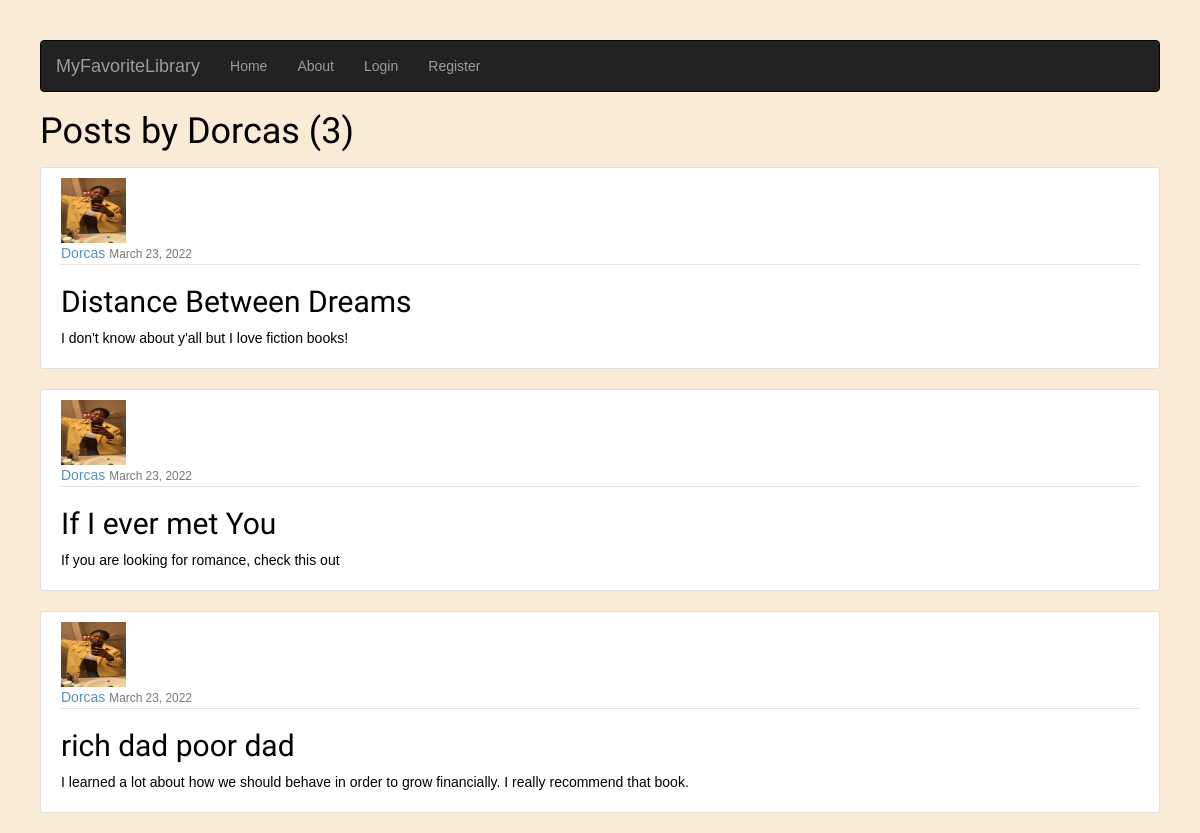
Before: /user/Dorcas with the older database file.
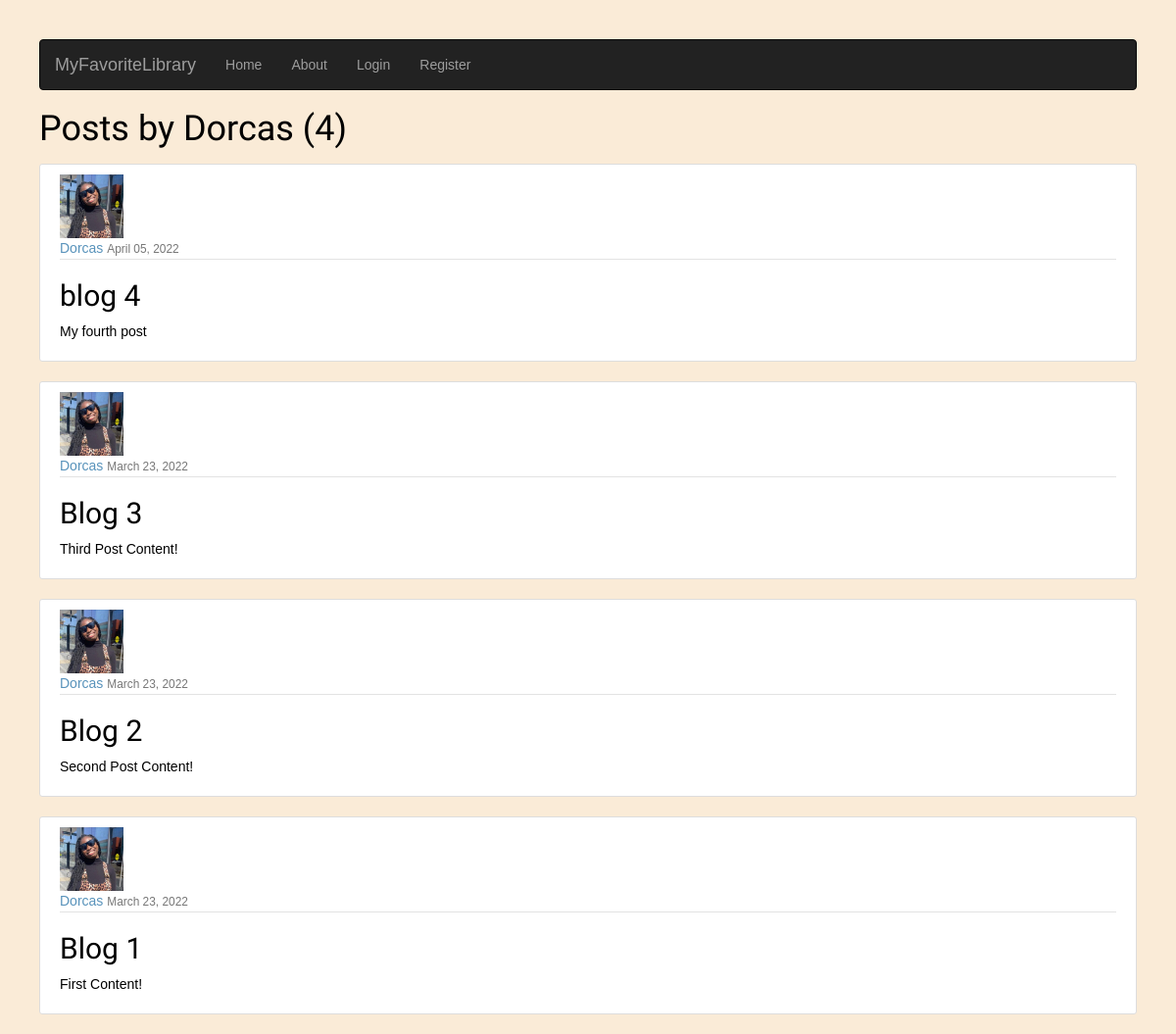
After: the same page with the newer database file.
### mfl/models.py (models this page shows, shortened)
class Post(models.Model):
    title = models.CharField(max_length=100)
    content = models.TextField()
    date_posted = models.DateTimeField(default=timezone.now)
    author = models.ForeignKey(User, on_delete=models.CASCADE)

### users/models.py (models this page shows, shortened)
class Profile(models.Model):
    user = models.OneToOneField(User, on_delete=models.CASCADE)
    image = models.ImageField(default='default.jpg', upload_to="profile_pics")

### mfl/views.py (the view)
# urls.py: path('user/<str:username>', UserPostListView.as_view(), name='user-posts'),
class UserPostListView(ListView):
    model = Post
    template_name = 'mfl/user_posts.html'
    context_object_name = 'posts'
    paginate_by = 5
    def get_queryset(self):
        user = get_object_or_404(User, username=self.kwargs.get('username'))
        return Post.objects.filter(author=user).order_by('-date_posted')

### mfl/templates/mfl/user_posts.html (shortened to what this page needs)
{% extends 'mfl/base.html' %}
{% block content %}
    <h1 class="mb-3">Posts by {{ view.kwargs.username }} ({{ page_obj.paginator.count }})</h1>
    {% for post in posts %}
        <article class="media content-section">
          <img class="rounded-circle article-img" src="{{ post.author.profile.image.url }}">
          <div class="media-body">
            <div class="article-metadata">
              <a class="mr-2" href="{% url 'user-posts' post.author.username %}">{{ post.author }}</a>
              <small class="text-muted">{{ post.date_posted|date:"F d, Y" }}</small>
            </div>
            <h2><a class="article-title" href="{% url 'post-detail' post.id %}">{{ post.title }}</a></h2>
            <p class="article-content">{{ post.content }}</p>
          </div>
        </article>
    {% endfor %}
{% endblock content %}

### mfl/templates/mfl/base.html (shortened to what this page needs)
{% load static %}
<!DOCTYPE html>
<html lang="en">
<head>
    <link rel="stylesheet" href="https://maxcdn.bootstrapcdn.com/bootstrap/3.4.1/css/bootstrap.min.css">
    <link rel="stylesheet" href="https://cdnjs.cloudflare.com/ajax/libs/font-awesome/4.7.0/css/font-awesome.min.css">
    <link rel="stylesheet" type="text/css" href="{% static '/mfl/main.css' %}">
</head>
<body>
  <nav class="navbar navbar-inverse">
    <div class="container-fluid">
        <div class="navbar-header">
          <a class="navbar-brand" href="{% url 'home' %}">MyFavoriteLibrary</a>
        </div>
          <div class="collapse navbar-collapse" id="myNavbar">
            <ul class="nav navbar-nav">
                <li><a href="{% url 'home' %}">Home</a></li>
                <li><a href="{% url 'about' %}">About</a></li>
                {% if user.is_authenticated %}
                    <li><a class="nav-item nav-link" href="{% url 'bookclub' %}">BookClub</a></li>
                    <li class="dropdown">
                        <a class="dropdown-toggle" data-toggle="dropdown" href="{% url 'bookshelf' %}">BookShelf <span class="caret"></span></a>
                            <ul class="dropdown-menu">
                                <li><a href="{% url 'booklist' %}">Book List</a></li>
                                <li><a href="{% url 'authorlist' %}">Author List</a></li>
                                <li><a href="{% url 'genrelist' %}">Genre List</a></li>
                            </ul>
                    </li>
            </ul>
            <ul class="nav navbar-nav navbar-right">
                    <li><a class="nav-item nav-link" href="{% url 'profile' %}">Profile</a></li>
                    <li><div style="color: white" class="cart">
                      {% with total_items=cart|length %}
                          {% if cart|length > 0 %}
                            <i class="fa fa-shopping-cart" style="font-size:24px"></i>
                            <a href="{% url 'cart:cart_detail' %}">
                              {{ total_items }} item{{ total_items|pluralize }},
                              ${{ cart.get_total_price }}
                            </a>
                          {% else %}
                            <i class="fa fa-shopping-cart" style="font-size:24px"></i>
                          {% endif %}
                        {% endwith %}
                    </div></li>
                    <li><a class="nav-item nav-link" href="{% url 'logout' %}">Logout</a></li>
                {% else %}
                    <li><a class="nav-item nav-link" href="{% url 'login' %}">Login</a></li>
                    <li><a class="nav-item nav-link" href="{% url 'register' %}">Register</a></li>
                {% endif %}
            </ul>
          </div>
    </div>
  </nav>
        {% block content %}{% endblock %}
</body>
</html>

### mfl/static/mfl/main.css (style rules this page uses)
body { background: antiquewhite; color: black; margin-top:4rem; padding-left: 40px; padding-right: 40px; width: 100%; font-family:helvetica, sans-serif; }
h1, h2, h3, h4, h5, h6 { color: black; font-family: 'Ubuntu', sans-serif; font-weight:normal }
ul { margin: 0; }
.content-section { background: #ffffff; padding: 10px 20px; border: 1px solid #dddddd; border-radius: 3px; margin-bottom: 20px; }
.article-title { color: black; }
.article-content { white-space: pre-line; }
.article-img { height: 65px; width: 65px; margin-right: 16px; }
.article-metadata { padding-bottom: 1px; margin-bottom: 4px; border-bottom: 1px solid #e3e3e3 }
a { text-decoration:none; color: #5993bb; }

Changed rows visible on the page:
added Post: author.profile.image (picture), author "Dorcas", date_posted "April 05, 2022", title "blog 4", content "My fourth post"
changed Post: author.profile.image: a different picture; title "Distance Between Dreams" → "Blog 3"; content "I don't know about y'all but I love fiction books!" → "Third Post Content!"
changed Post: author.profile.image: a different picture; title "If I ever met You" → "Blog 2"; content "If you are looking for romance, check this out" → "Second Post Content!"
changed Post: author.profile.image: a different picture; title "rich dad poor dad" → "Blog 1"; content "I learned a lot about how we should behave in order to grow financially. I really recommend that book." → "First Content!"
Other visible differences:
{{ page_obj.paginator.count }}: "3" → "4"
